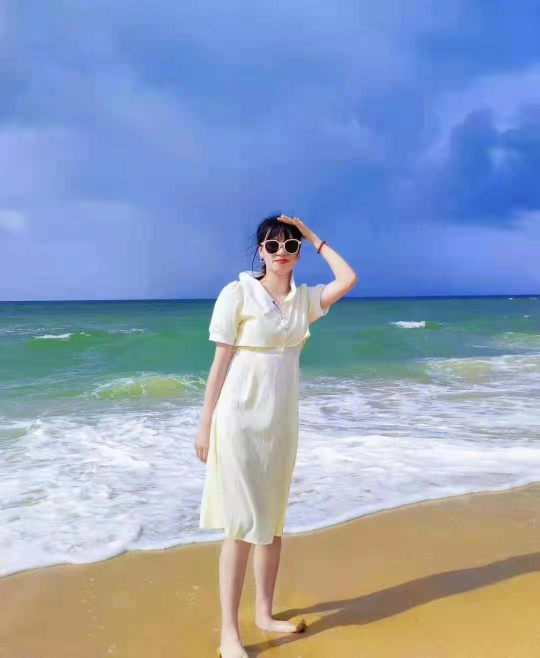
#> input picture 76-朱文浩-上海/第二周/img.png, 1080 x 1316 px (shown at 1/2 size)
$ python the_nearest_interpolation.py
#> lines starting #> are read from the running program, lines starting #| are printed output that depends on the picture
#> further down, img is the input picture: shape (1316, 1080, 3); mean B, G, R 187.2, 159.8, 144
import cv2
import numpy as np

'''
最近邻插值法
'''


def function(img):
    height, width, channels = img.shape
#> height = 1316; width = 1080; channels = 3
    emptyImage = np.zeros((800, 800, channels), np.uint8)
    sh = 800/height
#> sh = 0.608
    sw = 800/width
#> sw = 0.741

    for i in range(800):
        for j in range(800):
            x = int(i/sh)
            y = int(j/sw)
            emptyImage[i,j] = img[x,y]
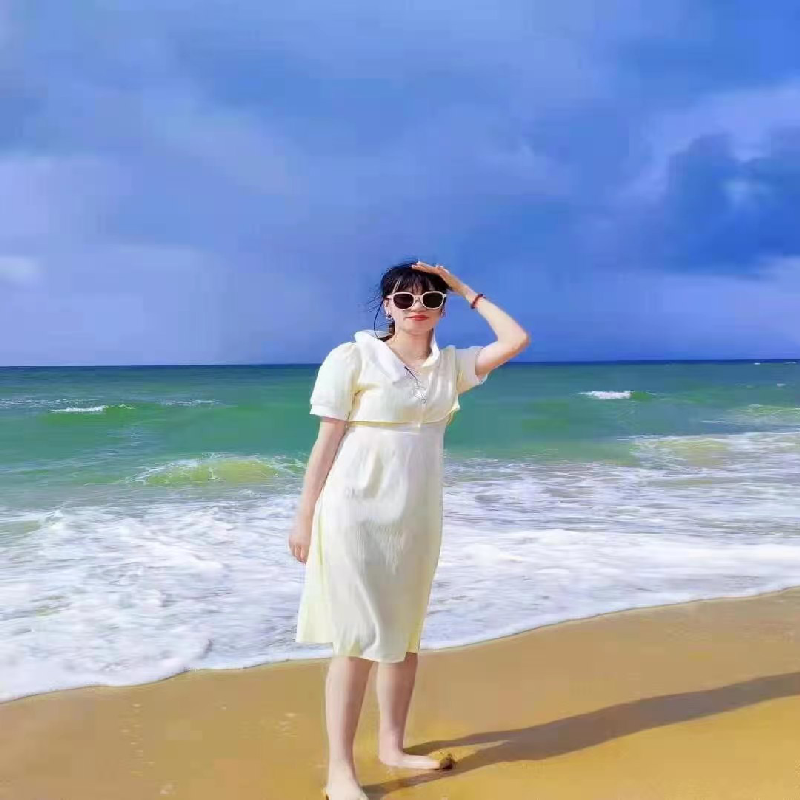
#> emptyImage: shape (800, 800, 3); mean B, G, R 187.3, 159.8, 143.9

    return emptyImage


img = cv2.imread('img.png')
zoom = function(img)
print(zoom.shape)
#| (800, 800, 3)
cv2.imshow("nearest interp",zoom)
cv2.imshow("image",img)
cv2.waitKey(0)
